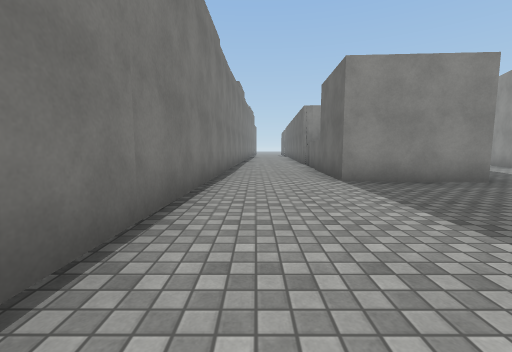
view 1 (above)

20 first-person views from a walk through a 3-D level made in the Unity game engine. The camera is 1.2 m above the floor, tilts 6° down and sees 90° across. The floor is counted in squares, 2 m on a side. Each view is taken from the middle of a square. On the plan, view 1 faces up. The plan holds only what a view shows up to about 9 squares ahead; the rest is blank. The place goes on beyond the plan. The player character is not drawn. Surface patterns are stand-ins for the level's own textures.

view 2
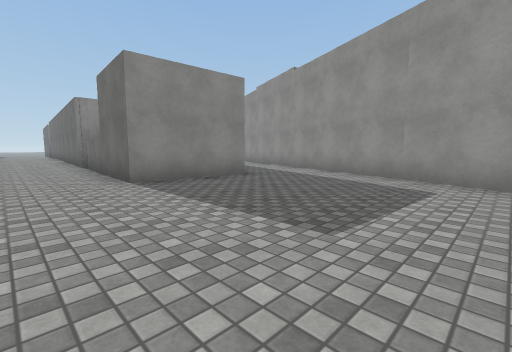

view 3
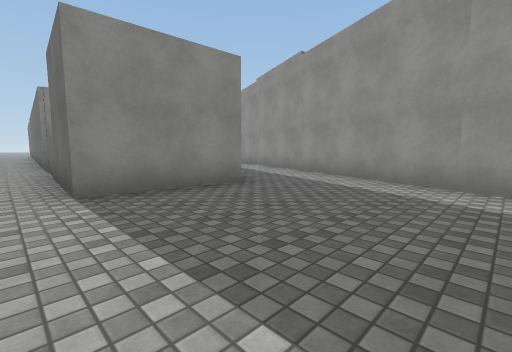

view 4
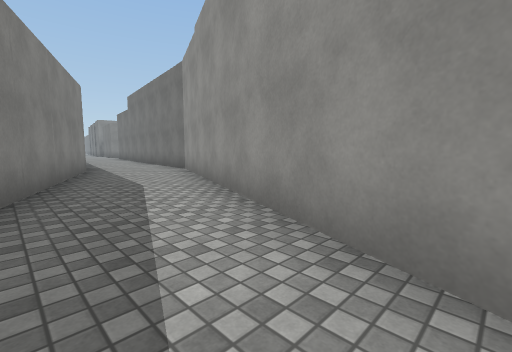

view 5
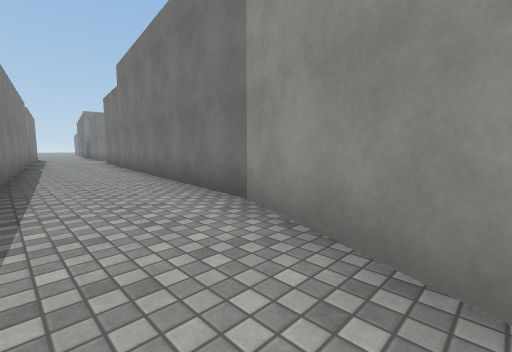

view 6
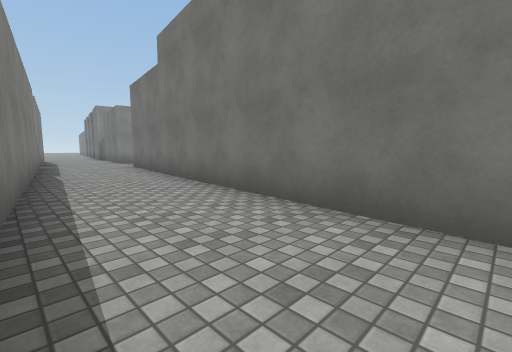

view 7
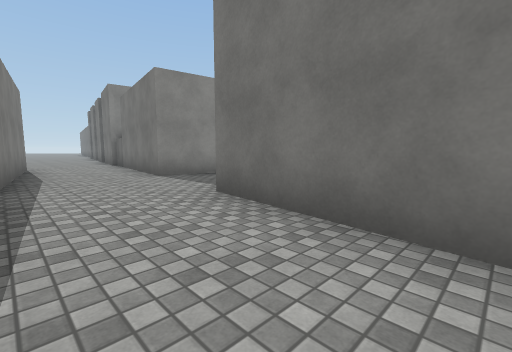

view 8
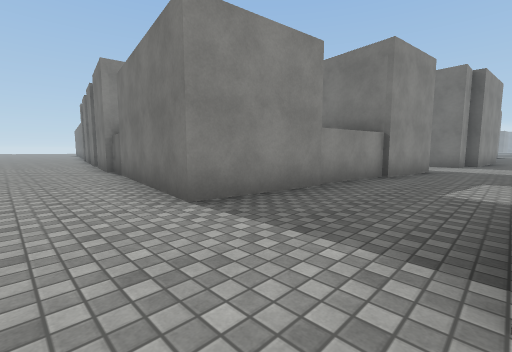

view 9
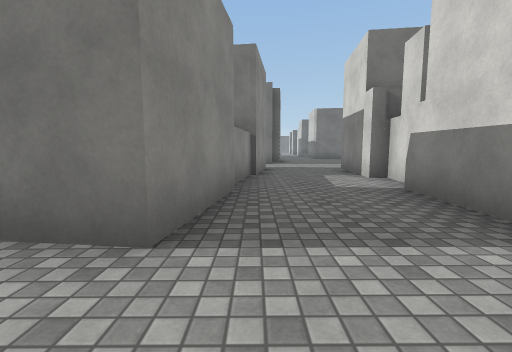

view 10
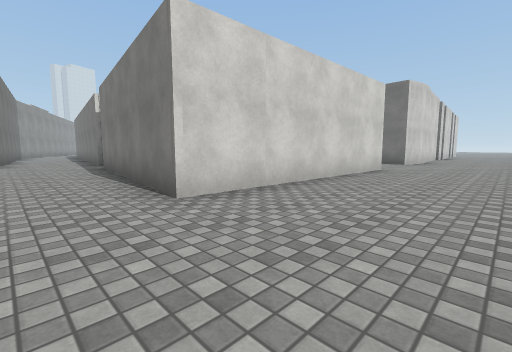

view 11
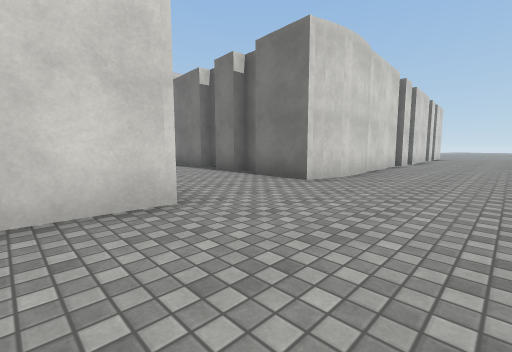

view 12
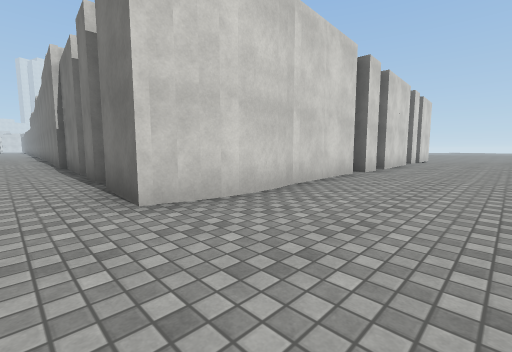

view 13
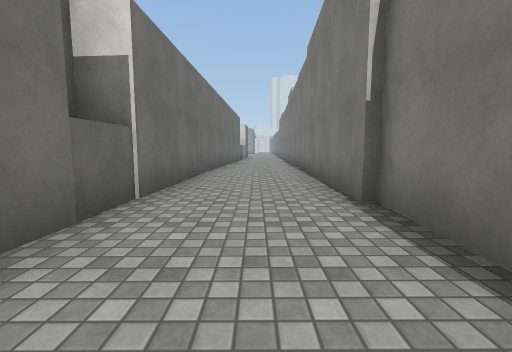

view 14
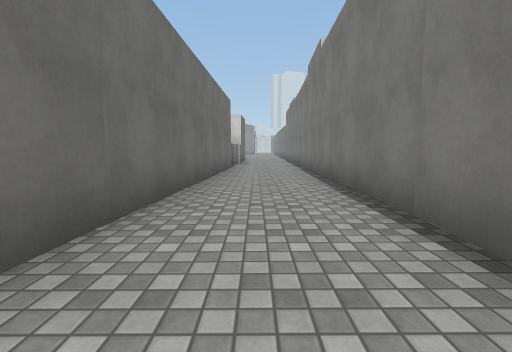

view 15
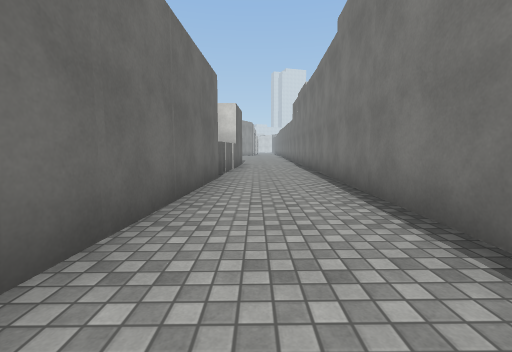

view 16
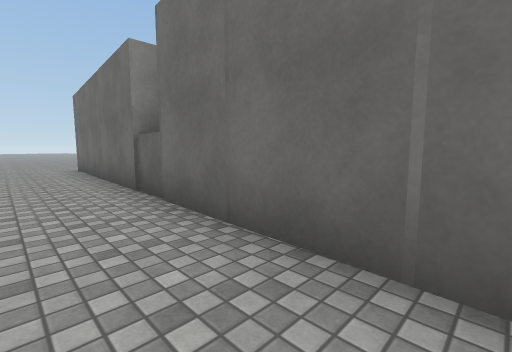

view 17
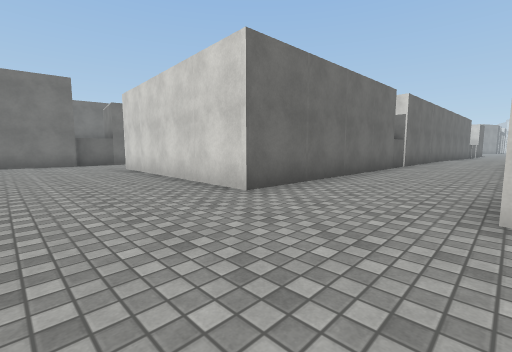

view 18
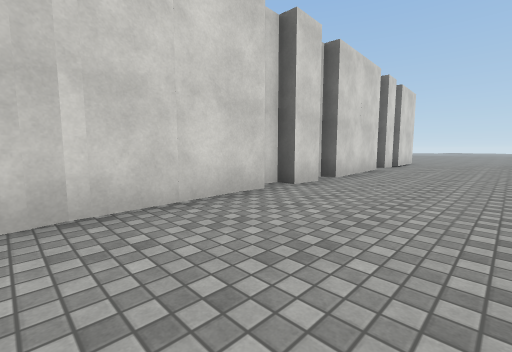

view 19
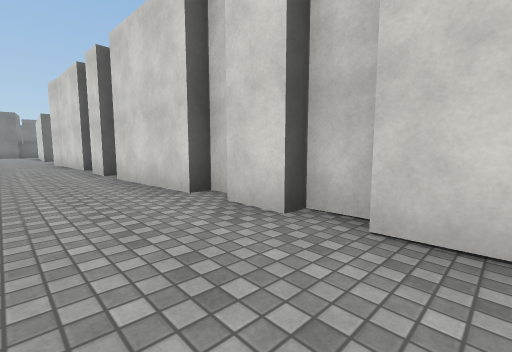

view 20
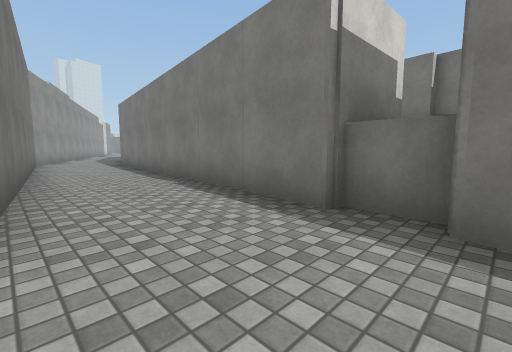

### Floor plan
Points are (right, up) in squares from view 1. A wall is a line through its corners. A room is listed if a view was taken in it or the views show most of it. See-through windows are left out.
Room 1 (views 1, 2, 3, 4)
walls: (-1, 2.1) (-1, 0.9); (-1.1, 3.5) (-1.2, 2); (4.3, 4.6) (1.6, 4.7); (5, -0.1) (6, 2.4)
ways out: opening at (0.5, 4.5) to room 2; opening at (5.5, 3.5) to room 2
Room 2 (views 5, 6, 7, 8, 9, 10, 11, 12, 13, 14, 15, 16, 17, 18, 19, 20)
walls: (-0.1, 23.8) (-1.1, 3.5); (-0.6, 23.6) (-0.1, 23.5); (0, 25.6) (-0.1, 24.3); (7.6, 21.8) (7.6, 20.8); (7.8, 20.8) (6.8, 12.4); (-0.6, 27.6) (0.1, 27.3) (0, 25.8); (-0.9, 27.5) (0.1, 27.3); (-1.4, 27.7) (-0.7, 27.7); (-2.4, 27.5) (-1.8, 27.6); (11.1, 19.9) (13.1, 19.6); (-4.9, 27.4) (-1.4, 27.6); (-5.6, 27) (-5.1, 27); (-6.5, 27.3) (-5.5, 27.4); (6.7, 11.3) (5, 6.6); (1.9, 10) (2.7, 27.5) (8.5, 27.2) (7.9, 21.7); (13.8, 19.2) (14.7, 19.1); (14.7, 19.5) (17.6, 19.1); (9.1, 10.2) (10.2, 19.9); (-10.3, 26.8) (-9.9, 26.8) (-9.9, 27.2) (-7.2, 27.3); (-12.2, 26.7) (-11.5, 26.7) (-11.5, 27.1) (-10.6, 27.1); (17.7, 21.7) (10.5, 22.7) (11.3, 30.2); (-13.1, 27) (-12.2, 27.1); (1.6, 4.7) (1.8, 8.9); (6, 2.4) (9.1, 10.3)
ways out: opening at (0.5, 4.5) to room 1; opening at (5.5, 3.5) to room 1; opening at (17, 20.5)

Where each view was taken, in squares from view 1:
view 1: 0 up, 0 right, facing up
view 2: 0 up, 0 right, facing up-right
view 3: 1 up, 1 right, facing up-right
view 4: 3 up, 5 right, facing up-right
view 5: 8 up, 7 right, facing up-right
view 6: 11 up, 7 right, facing up-right
view 7: 17 up, 8 right, facing up-right
view 8: 20 up, 9 right, facing up-right
view 9: 22 up, 9 right, facing right
view 10: 30 up, 10 right, facing down-left
view 11: 30 up, 4 right, facing down-left
view 12: 30 up, 1 right, facing down-left
view 13: 24 up, 1 right, facing down
view 14: 19 up, 1 right, facing down
view 15: 16 up, 1 right, facing down
view 16: 18 up, 1 right, facing up-right
view 17: 30 up, 0 right, facing down-right
view 18: 30 up, 2 left, facing down-left
view 19: 29 up, 13 left, facing down-right
view 20: 22 up, 10 right, facing down-left
